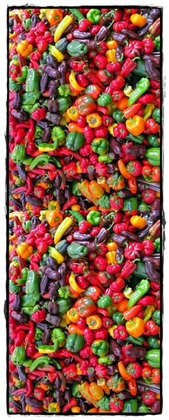
%> input picture New folder/1301f7cc738d8af53f1746631da66f93.jpg, 169 x 420 px, shrunk from 236 x 585 before the run
$ octave --eval "result = imgtri('New folder/1301f7cc738d8af53f1746631da66f93.jpg');"   (GNU Octave 9; MATLAB toolbox functions it lacks are replaced by stand-ins)
%> lines starting %> are read from the running program, lines starting %| are printed output that depends on the picture
function [RGBog,Rec,Sim] = imgtri(filename)

lmsan=[1.256 -0.077 -0.179; -0.078 0.931 0.148; 0.005 0.693 0.304];

var=0;

RGB=double(imread(filename));
sizeRGB=size(RGB);
%> sizeRGB = [420 169 3]


% Recolouring

Rec=zeros(size(RGB));

for i=1:sizeRGB(1)
    for j=1:sizeRGB(2)

        rgb=RGB(i,j,:);

           if (and(rgb(3)>rgb(1)+33,rgb(3)>rgb(2)+33))

            Rec(i,j,1)=0.7670*RGB(i,j,1)-0.4277*RGB(i,j,2)+0.6599*RGB(i,j,3);

            Rec(i,j,2)=1.6266*RGB(i,j,2)+0.0139*RGB(i,j,1)-0.7307*RGB(i,j,3);

            Rec(i,j,3)=4.9444*RGB(i,j,3)-3.7010*RGB(i,j,2)-0.2495*RGB(i,j,1);

        else
            Rec(i,j,1)=RGB(i,j,1);

            Rec(i,j,2)=RGB(i,j,2);

            Rec(i,j,3)=RGB(i,j,3);
        end
    end
end
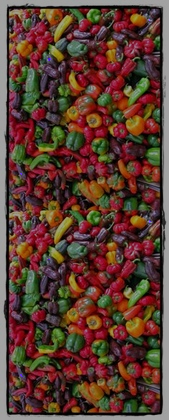
%> Rec: size 420x169x3 double; mean R, G, B 144.6, 94.2, 76.5; drawn with min black and max white

Rec=uint8(Rec);
%> Rec: size 420x169x3 uint8

imwrite(Rec,'rec.png','png');
subplot(2,2,3);
imshow(Rec);
Sim=zeros(size(Rec));

for i=1:sizeRGB(1)
    for j=1:sizeRGB(2)

        rgb=Rec(i,j,:);

        rgb=rgb(:);

           if or(and(rgb(1)>rgb(2)+var,rgb(1)>rgb(3)+var),and(rgb(2)>rgb(1)+var,rgb(2)>rgb(1)+var))

            Sim(i,j,1)=1.256*Rec(i,j,1)-0.077*Rec(i,j,2)-0.179*Rec(i,j,3);

            Sim(i,j,2)=0.931*Rec(i,j,2)-0.078*Rec(i,j,1)+0.148*Rec(i,j,3);

            Sim(i,j,3)=0.304*Rec(i,j,3)+0.693*Rec(i,j,2)-0.005*Rec(i,j,1);

        else
            Sim(i,j,1)=Rec(i,j,1);

            Sim(i,j,2)=Rec(i,j,2);

            Sim(i,j,3)=Rec(i,j,3);
        end
    end
end
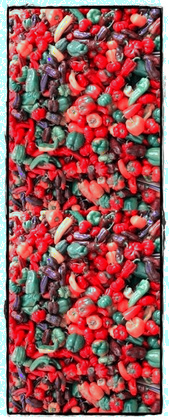
%> Sim: size 420x169x3 double; mean R, G, B 151.9, 88.1, 88.4

RGBog=uint8(RGB);
%> RGBog is the input picture: size 420x169x3 uint8; mean R, G, B 144.5, 94.2, 76.4
subplot(2,2,1);
imshow(RGBog);


Rec=uint8(Rec);
imwrite(Rec,'rec.png','png');
subplot(2,2,3);
imshow(Rec);

Sim=uint8(Sim);
%> Sim: size 420x169x3 uint8
imwrite(Sim,'rs.png','png');
subplot(2,2,4);
imshow(Sim);

$ run again, on New folder/139651653.jpg
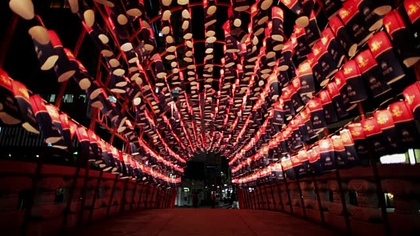
%> input picture New folder/139651653.jpg, 420 x 236 px, shrunk from 640 x 360 before the run
%> in imgtri, Rec is the input picture: size 236x420x3 uint8; mean R, G, B 76.1, 32.8, 30.5
%> after the loop in imgtri, `for i=1:sizeRGB(1)`:
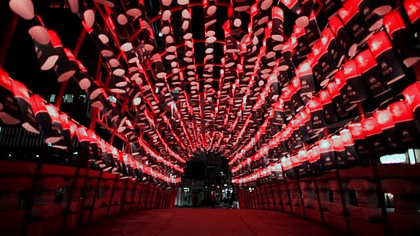
%> Sim: size 236x420x3 double; mean R, G, B 84.3, 29.6, 31.8

$ run again, on New folder/183130.jpg
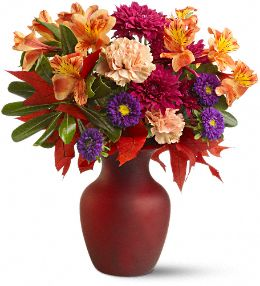
%> input picture New folder/183130.jpg, 260 x 286 px
%> after the loop in imgtri, `for i=1:sizeRGB(1)`:
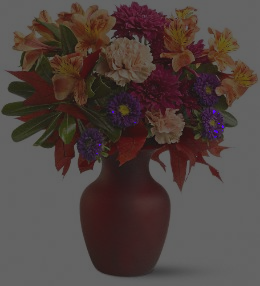
%> Rec: size 286x260x3 double; mean R, G, B 192.9, 154.8, 145.2; drawn with min black and max white
%> after the loop in imgtri, `for i=1:sizeRGB(1)`:
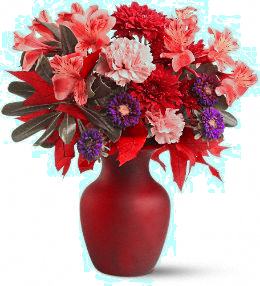
%> Sim: size 286x260x3 double; mean R, G, B 194.6, 150.6, 152.1
%> in imgtri, RGBog is the input picture: size 286x260x3 uint8; mean R, G, B 192.9, 154.8, 145
